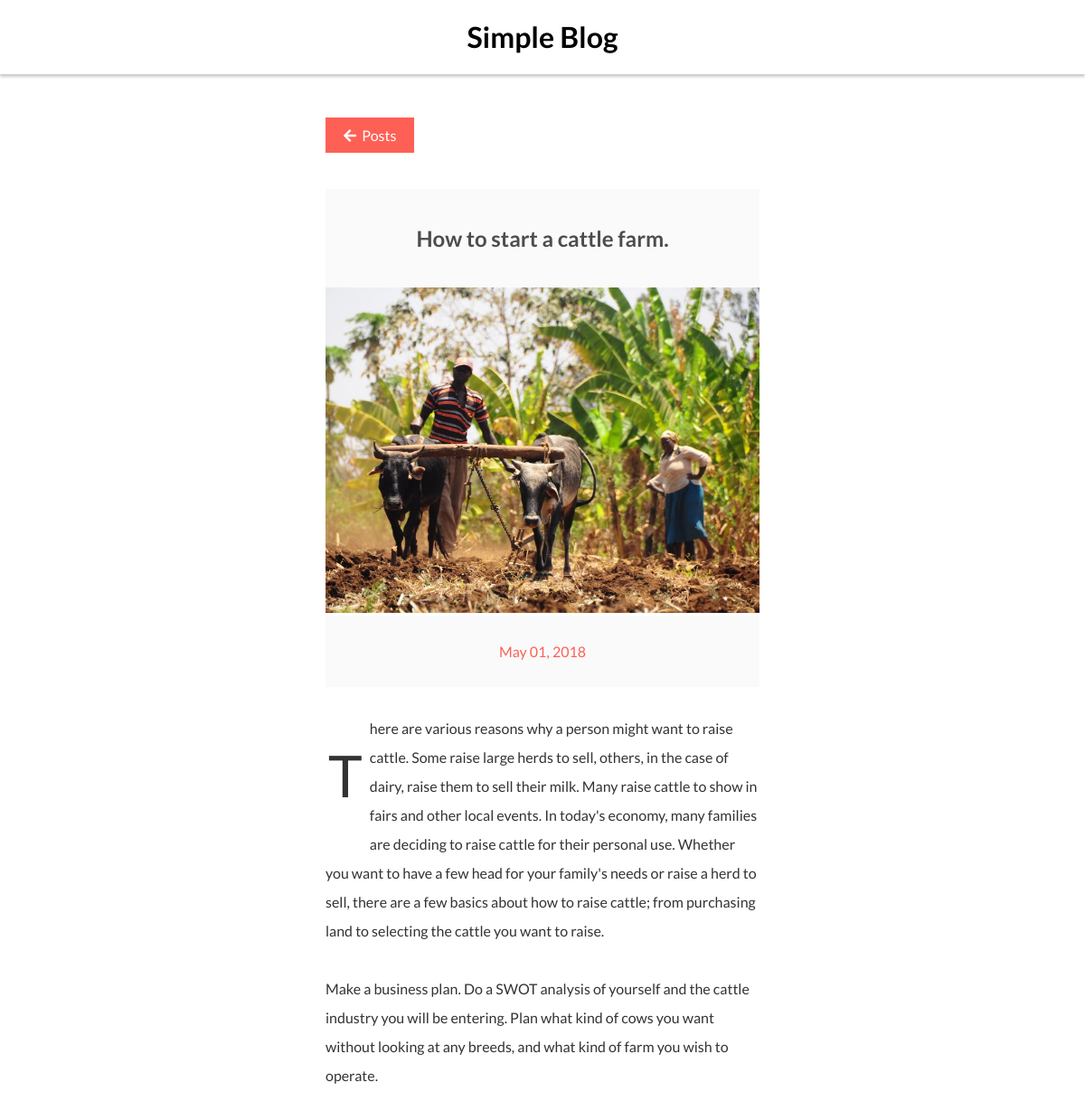
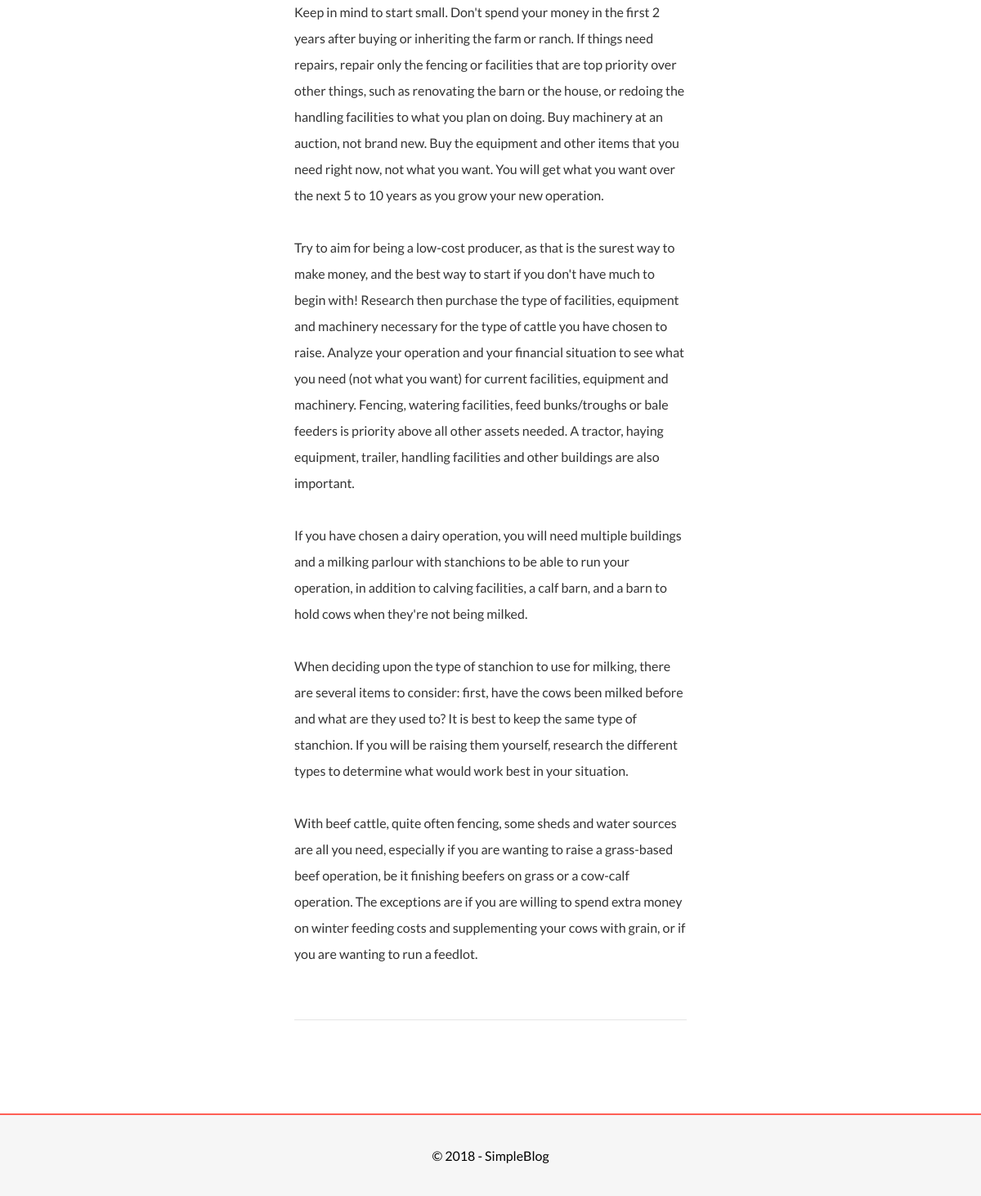
The page /post.php?id=1 on the database its author committed (2 pictures, top to bottom).
### tables this page shows
CREATE TABLE `posts` (
  `id` int(255) NOT NULL,
  `title` varchar(255) NOT NULL,
  `description` longtext NOT NULL,
  `image` longtext NOT NULL,
  `created_at` timestamp NOT NULL DEFAULT CURRENT_TIMESTAMP ON UPDATE CURRENT_TIMESTAMP
);

### post.php (the view, shortened to what this page needs)
<!DOCTYPE html>
    <head>
<link rel="stylesheet" href="https://use.fontawesome.com/releases/v5.0.10/css/all.css">
        <link rel="stylesheet" href="css/simpleblog.css">
    </head>
    <body>
        <header>
            <h1><a href="index.php">Simple Blog</a></h1>
        </header>
        <div class="posts">
            <?php
                if(isset($_GET['id']) && !empty(trim($_GET['id']))){
                    require_once 'config/database.php';
                    $sql = "SELECT * FROM posts WHERE id = ?";
                    if($stmt = mysqli_prepare($link, $sql)){
                        mysqli_stmt_bind_param($stmt, "i", $param_id);
                        if(mysqli_stmt_execute($stmt)){
                            $result = mysqli_stmt_get_result($stmt);
                            if(mysqli_num_rows($result) == 1){
                                if($post = mysqli_fetch_array($result, MYSQLI_ASSOC)){?>
                                    <div style="width:100%; margin-bottom: 50px;">
                                        <a href="list.php" class="btn-orange">
                                            <span class="fa fa-arrow-left"></span>&nbsp;&nbsp;Posts
                                        </a>
                                    </div>
                                    <div class="post">
                                        <div class="header">
                                            <h2><?= $post['title']; ?></h2>
                                        </div>
                                        <div class="content">
                                            <img style="object-fit: unset; height: auto;" src="uploads/images/<?= $post['image'] ?>" />
                                            <div class="date">
                                                <span><?= (new DateTime($post['created_at']))->format('M d, Y'); ?><span>
                                            </div>
                                            <p>
                                                <?= $post['description']; ?>
                                            </p>
                                        </div>
                                    </div>
                                <?php }
                            }
                            else{
                                header("location: list.php");
                                exit();
                            }
                        }
                        else{
                            header("location: list.php");
                            exit();
                        }
                    }
                }
                else{
                    header("location: list.php");
                    exit();
                }
            ?>
        </div>
        <footer>
            <span>&copy; 2018 - SimpleBlog</span>
        </footer>
    </body>
</html>

### css/simpleblog.css (style rules this page uses)
body { font-family: 'Lato', sans-serif; padding: 0px; margin: 0px; }
header { position: fixed; width: 100%; background: #fff; -webkit-box-shadow: 0px 3px 3px 0px rgba(204,204,204,1); -moz-box-shadow: 0px 3px 3px 0px rgba(204,204,204,1); box-shadow: 0px 3px 3px 0px rgba(204,204,204,1); }
header h1 a:link, header h1 a:active, header h1 a:hover, header h1 a:visited { color: #000000; text-decoration: none; }
h1 { text-align: center; }
.posts { padding-top: 140px; padding-bottom: 50px; padding-left: 30%; padding-right: 30%; overflow: auto; min-height: 100vh; }
.post { padding-bottom: 3em; margin-bottom: 4em; width: 100%; display: block; clear: both; border-bottom: 1px solid #e6e6e6; overflow: auto; }
.post .header { background: #fafafa; padding: 40px; }
.post h2 { text-align: center; margin: 0px; color: #4d4d4d; }
.post img { width: 100%; height: 400px; object-fit: cover; }
.post .date { background: #fafafa; padding: 30px; margin-bottom: 30px; text-align: center; color: #fe5f55; }
.post p { font-size: 16px; line-height: 2; color: #333333; }
.post p:first-letter { display: block; float: left; font-size: 400%; padding-top: 4px; padding-right: 8px; padding-left: 3px; }
footer { border-top: 2px solid #fe5f55; background: #F6F6F6; text-align: center; padding: 40px; }
.btn-orange { background: #fe5f55; color: #ffffff; font-size: 16px; background: #fe6055; padding: 10px 20px 10px 20px; text-decoration: none; }

### rows shown on the page
posts: title "How to start a cattle farm.", image (picture), created_at "May 01, 2018", description "There are various reasons why a person might want to raise cattle. Some raise large herds to sell, others, in the case of dairy, raise them to sell their milk. Many raise cattle to show in fairs and other local events. In today's economy, many families are deciding to raise cattle for their personal use. Whether you want to have a few head for your family's needs or raise a herd to sell, there are a few basics about how to raise cattle; from purchasing land to selecting the cattle you want to raise. Make a business plan. Do a SWOT analysis of yourself and the cattle industry you will be entering. Plan what kind of cows you want without looking at any breeds, and what kind of farm you wish…"
